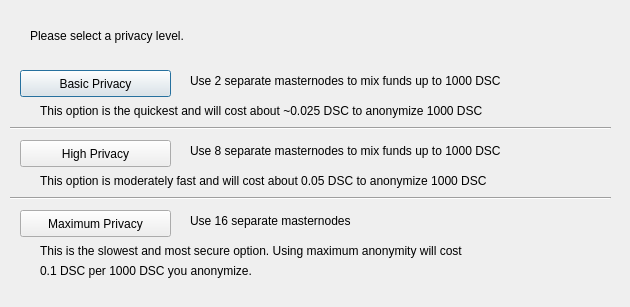
<?xml version="1.0" encoding="UTF-8"?>
<ui version="4.0">
 <class>DarksendConfig</class>
 <widget class="QDialog" name="DarksendConfig">
  <property name="geometry">
   <rect>
    <x>0</x>
    <y>0</y>
    <width>630</width>
    <height>307</height>
   </rect>
  </property>
  <property name="windowTitle">
   <string>Configure Darksend</string>
  </property>
  <widget class="QPushButton" name="buttonBasic">
   <property name="geometry">
    <rect>
     <x>20</x>
     <y>70</y>
     <width>151</width>
     <height>27</height>
    </rect>
   </property>
   <property name="text">
    <string>Basic Privacy</string>
   </property>
  </widget>
  <widget class="QPushButton" name="buttonHigh">
   <property name="geometry">
    <rect>
     <x>20</x>
     <y>140</y>
     <width>151</width>
     <height>27</height>
    </rect>
   </property>
   <property name="text">
    <string>High Privacy</string>
   </property>
  </widget>
  <widget class="QPushButton" name="buttonMax">
   <property name="geometry">
    <rect>
     <x>20</x>
     <y>210</y>
     <width>151</width>
     <height>27</height>
    </rect>
   </property>
   <property name="text">
    <string>Maximum Privacy</string>
   </property>
  </widget>
  <widget class="QLabel" name="label">
   <property name="geometry">
    <rect>
     <x>30</x>
     <y>20</y>
     <width>571</width>
     <height>31</height>
    </rect>
   </property>
   <property name="text">
    <string>Please select a privacy level.</string>
   </property>
  </widget>
  <widget class="QLabel" name="label_2">
   <property name="geometry">
    <rect>
     <x>190</x>
     <y>70</y>
     <width>421</width>
     <height>21</height>
    </rect>
   </property>
   <property name="text">
    <string>Use 2 separate masternodes to mix funds up to 1000 DSC</string>
   </property>
  </widget>
  <widget class="QLabel" name="label_3">
   <property name="geometry">
    <rect>
     <x>190</x>
     <y>140</y>
     <width>411</width>
     <height>21</height>
    </rect>
   </property>
   <property name="text">
    <string>Use 8 separate masternodes to mix funds up to 1000 DSC</string>
   </property>
  </widget>
  <widget class="QLabel" name="label_4">
   <property name="geometry">
    <rect>
     <x>190</x>
     <y>210</y>
     <width>421</width>
     <height>21</height>
    </rect>
   </property>
   <property name="text">
    <string>Use 16 separate masternodes</string>
   </property>
  </widget>
  <widget class="QLabel" name="label_6">
   <property name="geometry">
    <rect>
     <x>40</x>
     <y>100</y>
     <width>561</width>
     <height>21</height>
    </rect>
   </property>
   <property name="text">
    <string>This option is the quickest and will cost about ~0.025 DSC to anonymize 1000 DSC</string>
   </property>
  </widget>
  <widget class="QLabel" name="label_7">
   <property name="geometry">
    <rect>
     <x>40</x>
     <y>170</y>
     <width>561</width>
     <height>21</height>
    </rect>
   </property>
   <property name="text">
    <string>This option is moderately fast and will cost about 0.05 DSC to anonymize 1000 DSC</string>
   </property>
  </widget>
  <widget class="QLabel" name="label_8">
   <property name="geometry">
    <rect>
     <x>40</x>
     <y>240</y>
     <width>561</width>
     <height>21</height>
    </rect>
   </property>
   <property name="text">
    <string>This is the slowest and most secure option. Using maximum anonymity will cost</string>
   </property>
  </widget>
  <widget class="QLabel" name="label_9">
   <property name="geometry">
    <rect>
     <x>40</x>
     <y>260</y>
     <width>561</width>
     <height>21</height>
    </rect>
   </property>
   <property name="text">
    <string>0.1 DSC per 1000 DSC you anonymize.</string>
   </property>
  </widget>
  <widget class="Line" name="line">
   <property name="geometry">
    <rect>
     <x>10</x>
     <y>120</y>
     <width>601</width>
     <height>16</height>
    </rect>
   </property>
   <property name="orientation">
    <enum>Qt::Horizontal</enum>
   </property>
  </widget>
  <widget class="Line" name="line_2">
   <property name="geometry">
    <rect>
     <x>10</x>
     <y>190</y>
     <width>601</width>
     <height>16</height>
    </rect>
   </property>
   <property name="orientation">
    <enum>Qt::Horizontal</enum>
   </property>
  </widget>
 </widget>
 <resources/>
 <connections/>
</ui>
